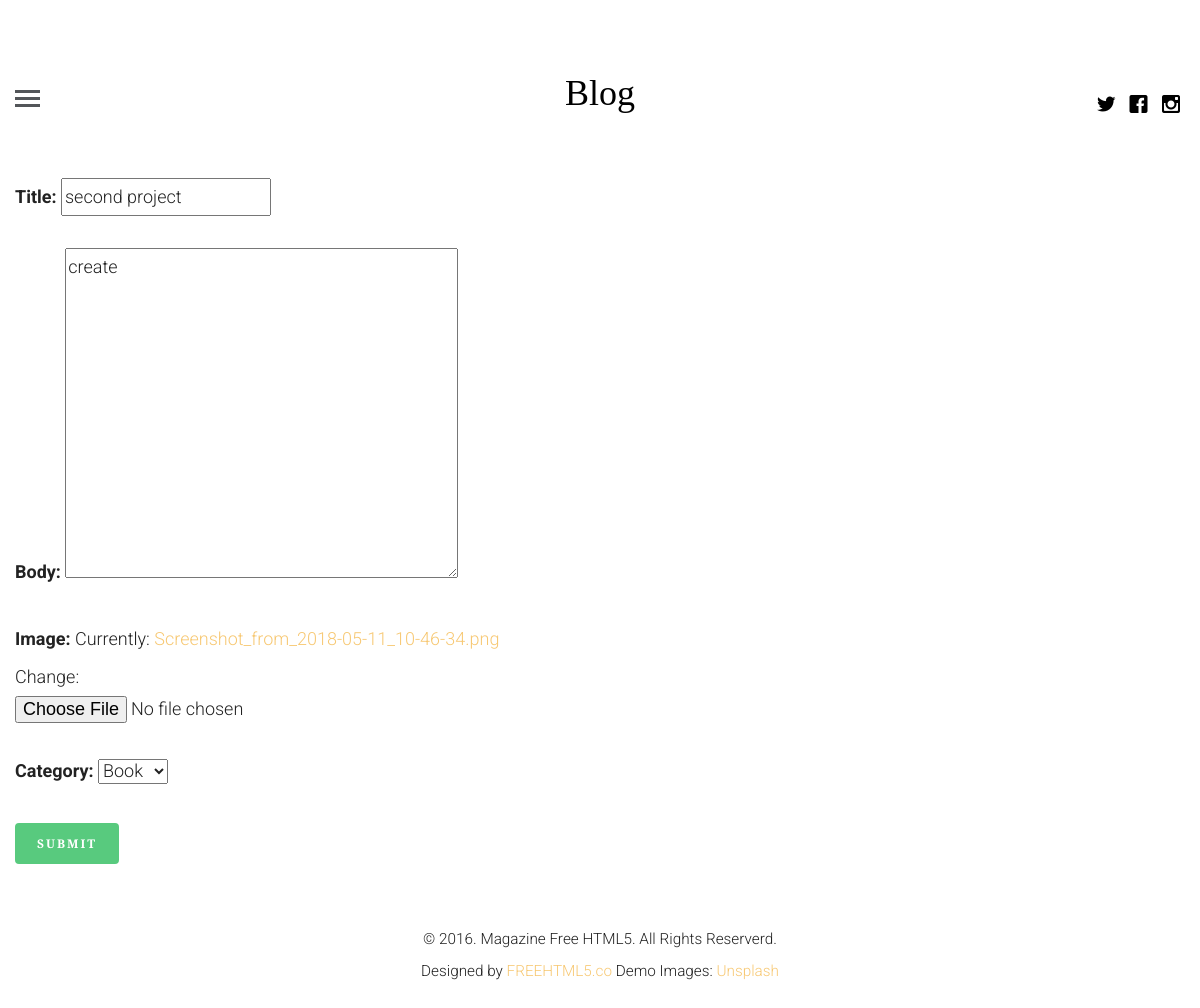
The page /update/10 (signed in) on the database its author committed.
### blogapp/models.py (models this page shows, shortened)
class articale(models.Model):
    articale_author = models.ForeignKey(author,on_delete=models.CASCADE)
    title = models.CharField(max_length=200)
    body = models.TextField()
    image = models.ImageField()
    posted_on = models.DateTimeField(auto_now=False,auto_now_add=True)
    update_on = models.DateTimeField(auto_now=True,auto_now_add=False)
    category = models.ForeignKey(category,on_delete=models.CASCADE)

### blogapp/views.py (the view)
# urls.py: path("update/<int:id>",views.getupdate, name = "update"),
def getupdate(request,id):
    if request.user.is_authenticated:
        u = get_object_or_404(author, name=request.user.id)
        post = get_object_or_404(articale,id=id)
        form = createForm(request.POST or None, request.FILES or None,instance=post )
        if form.is_valid():
            instance=form.save(commit=False)
            instance.articale_author=u
            instance.save()
            messages.success(request,"Articale is Updated successfully !")
            return redirect('profile')
        context={"form":form}
        return render(request,"create.html",context)
    else:
        return redirect('login')

### blogapp/forms.py
class createForm(forms.ModelForm):
    class Meta:
        model= articale
        fields= "__all__"
        exclude = ['articale_author']

### blogapp/models.py (called while the page is built)
    def __str__(self):
        return self.name

### templates/create.html (shortened to what this page needs)
{% extends 'base.html' %}
{% block content %}
    <div class="container-fluid">
      <form action="" method="POST" enctype="multipart/form-data">
        {{form.as_p}}
        <button class="btn btn-success" >Submit</button>
      </form>
    </div>
{% endblock %}

### blogapp/static/css/style.css (style rules this page uses)
html { background: #fff; }
body { font-family: "Roboto", arial, sans-serif; font-size: 18px; font-weight: 300; line-height: 1.8; color: #222; background: #fff; }
a { color: #f7c873; -webkit-transition: 0.5s; -o-transition: 0.5s; transition: 0.5s; }
p { margin-bottom: 30px; }
.btn { margin-right: 4px; margin-bottom: 4px; font-family: "Playfair Display", times, serif; font-size: 12px; letter-spacing: 2px; text-transform: uppercase; font-weight: 700; -webkit-border-radius: 4px; -moz-border-radius: 4px; -ms-border-radius: 4px; border-radius: 4px; -webkit-transition: 0.5s; -o-transition: 0.5s; transition: 0.5s; }
.btn-success { background: #58ca7e; color: #fff; border: 2px solid #58ca7e; }

### rows shown on the page
articale: title "second project", body "create", category "Book"
